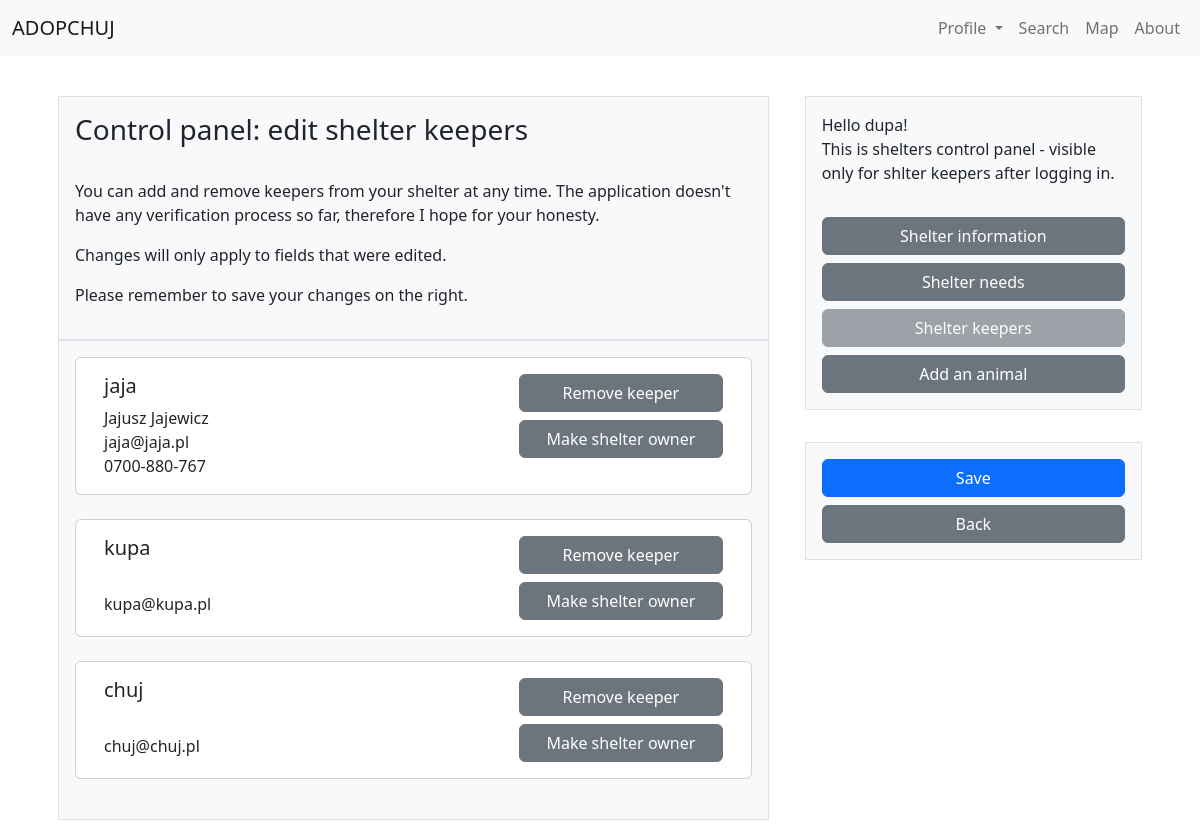
/shelterkeepers/1 (signed in), run on the app's committed database.
### tables this page shows
CREATE TABLE keepers (
    username TEXT NOT NULL,
    shelter_id INTEGER NOT NULL,
    FOREIGN KEY (username) REFERENCES users(username),
    FOREIGN KEY (shelter_id) REFERENCES shelters(id)
);

CREATE TABLE users (
    username TEXT PRIMARY KEY NOT NULL,
    con_email TEXT NOT NULL,
    password TEXT NOT NULL,
    name TEXT,
    surname TEXT,
    phone TEXT
);

### app.py (the view)
@app.route("/shelterkeepers/<shelter_id>")
@login_required
@keeper_required
def shelter_keepers_edit(shelter_id):
    shelter_info = get_shelter_info(shelter_id)
    keeper = session['user']
    db = {3: 'disabled'}
    shelter_keepers = get_keepers_info(shelter_id)
    return render_template("shelterkeepers.html", login = login_check(), keeper=keeper, shelter_info=shelter_info, db=db, shelter_keepers = shelter_keepers)

### helpers.py (called while the page is built)
def dict_factory(cursor, row):
    fields = [column[0] for column in cursor.description]
    return {key: value for key, value in zip(fields, row)}

def login_required(f):
    @wraps(f)
    def decorated_function(*args, **kwargs):
        if session.get("user") is None:
            return redirect("/login")
        return f(*args, **kwargs)
    return decorated_function

def keeper_required(f):
    @wraps(f)
    def decorated_function(*args, **kwargs):
        if shelter_check() == False:
            return redirect("/yourshelter")
        return f(*args, **kwargs)
    return decorated_function

def login_check():
    if "user" in session:
        return True
    else:
        return False

def shelter_check():
    con = sqlite3.connect("database.db")
    con.row_factory = dict_factory
    cur = con.cursor()
    try:
        cur.execute("SELECT * FROM keepers WHERE username = ?", (session['user'],))
        shelter_id = cur.fetchone()['shelter_id']
        con.close()
        return shelter_id
    except TypeError:
        con.close()
        return False
    except KeyError:
        con.close()
        return False

def get_shelter_info(shelter_id):
    con = sqlite3.connect("database.db")
    con.row_factory = dict_factory
    cur = con.cursor()
    cur.execute("SELECT * FROM shelters WHERE id = ?", (shelter_id,))
    shelter_info = cur.fetchone()
    con.close()
    return shelter_info

def get_shelter_keepers(shelter_id):
    con = sqlite3.connect("database.db")
    con.row_factory = dict_factory
    cur = con.cursor()
    cur.execute("SELECT username FROM keepers WHERE shelter_id = ?", (shelter_id,))
    shelter_keepers = cur.fetchall()
    con.close()
    return shelter_keepers

def get_profile_info(username):
    con = sqlite3.connect("database.db")
    con.row_factory = dict_factory
    cur = con.cursor()
    cur.execute("SELECT username, con_email, name, surname, phone FROM users WHERE username = ?", (username,))
    profile_info = cur.fetchone()
    con.close()
    return profile_info

def get_keepers_info(shelter_id):
    shelter_keepers = get_shelter_keepers(shelter_id)
    for keeper in shelter_keepers:
        keeper.update(get_profile_info(keeper['username']))
    return shelter_keepers

### templates/shelterkeepers.html (shortened to what this page needs)
{% extends "shelter_layout.html" %}
{% block shelter_head_title %}
    <h3>Control panel: edit shelter keepers</h3><br>
    <p>You can add and remove keepers from your shelter at any time. The application doesn't have any verification process so far, therefore I hope for your honesty.</p>
    <p>Changes will only apply to fields that were edited.</p>
    <p>Please remember to save your changes on the right.</p>
{% endblock %}
{% block shelter_head_content %}
    {% for keeper in shelter_keepers %}
        <div class="card">
            <div class="card-body">
                <div class="container">
                    <div class="row gy-1 gx-1">
                        <div class="col-8">
                            <h5 class="card-title">{{ keeper['username'] }}</h5>
                            <p class="card-text">
                                {% if keeper['name'] != None %}
                                    {{ keeper['name'] }}
                                {% endif %}
                                {% if keeper['surname'] != None %}
                                    {{ keeper['surname'] }}
                                {% endif %}
                                <br>
                                {{ keeper['con_email'] }}
                                <br>
                                {% if keeper['surname'] != None %}
                                    {{ keeper['phone'] }}
                                {% endif %}
                            </p>
                        </div>
                        <div class="col-4">
                            <div class="d-grid gap-2">
                                <a type="button" class="btn btn-secondary" href="#">Remove keeper</a>
                                <a type="button" class="btn btn-secondary" href="#">Make shelter owner</a>
                            </div>
                        </div>
                    </div>
                </div>
            </div>
        </div>
        <br>
    {% endfor %}
{% endblock %}
{% block shelter_side %}
    {% if keeper != None %}
        {% include "side_panel_keepers_db.html" %}
        {% include "side_panel_save.html" %}
    {% endif %}
{% endblock %}

### templates/side_panel_keepers_db.html
<div class="p-3">
    <div class="container border bg-light p-3">
        Hello {{ keeper }}!<br>
        This is shelters control panel - visible only for shlter keepers after logging in.
        <div class="d-grid gap-2">
            <br>
                <a type="button" class="btn btn-secondary {{ db[1] }}" href="/shelterinformation">Shelter information</a>
                <a type="button" class="btn btn-secondary {{ db[2] }}" href="/shelterneeds">Shelter needs</a>
                <a type="button" class="btn btn-secondary {{ db[3] }}" href="/shelterkeepers">Shelter keepers</a>
                <a type="button" class="btn btn-secondary {{ db[4] }}" href="/shelteranimal">Add an animal</a>
        </div>
    </div>
</div>

### data on the page
keepers: username "jaja", name "Jajusz", surname "Jajewicz", con_email "jaja@jaja.pl", phone "0700-880-767"
keepers: username "kupa", con_email "kupa@kupa.pl"
keepers: username "chuj", con_email "chuj@chuj.pl"
keepers: username "dupa"
